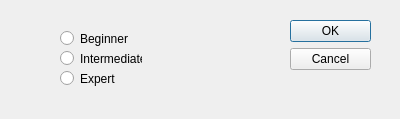
<?xml version="1.0" encoding="UTF-8"?>
<ui version="4.0">
 <class>Difficulty</class>
 <widget class="QDialog" name="Difficulty">
  <property name="geometry">
   <rect>
    <x>0</x>
    <y>0</y>
    <width>400</width>
    <height>119</height>
   </rect>
  </property>
  <property name="windowTitle">
   <string>Choose Difficulty</string>
  </property>
  <widget class="QDialogButtonBox" name="buttonBox">
   <property name="geometry">
    <rect>
     <x>290</x>
     <y>20</y>
     <width>81</width>
     <height>241</height>
    </rect>
   </property>
   <property name="orientation">
    <enum>Qt::Vertical</enum>
   </property>
   <property name="standardButtons">
    <set>QDialogButtonBox::Cancel|QDialogButtonBox::Ok</set>
   </property>
  </widget>
  <widget class="QRadioButton" name="radioButton">
   <property name="geometry">
    <rect>
     <x>60</x>
     <y>30</y>
     <width>82</width>
     <height>17</height>
    </rect>
   </property>
   <property name="text">
    <string>Beginner</string>
   </property>
  </widget>
  <widget class="QRadioButton" name="radioButton_2">
   <property name="geometry">
    <rect>
     <x>60</x>
     <y>50</y>
     <width>82</width>
     <height>17</height>
    </rect>
   </property>
   <property name="text">
    <string>Intermediate</string>
   </property>
  </widget>
  <widget class="QRadioButton" name="radioButton_3">
   <property name="geometry">
    <rect>
     <x>60</x>
     <y>70</y>
     <width>82</width>
     <height>17</height>
    </rect>
   </property>
   <property name="text">
    <string>Expert</string>
   </property>
  </widget>
 </widget>
 <tabstops>
  <tabstop>radioButton</tabstop>
  <tabstop>radioButton_2</tabstop>
  <tabstop>radioButton_3</tabstop>
  <tabstop>buttonBox</tabstop>
 </tabstops>
 <resources/>
 <connections>
  <connection>
   <sender>buttonBox</sender>
   <signal>accepted()</signal>
   <receiver>Difficulty</receiver>
   <slot>accept()</slot>
   <hints>
    <hint type="sourcelabel">
     <x>248</x>
     <y>254</y>
    </hint>
    <hint type="destinationlabel">
     <x>157</x>
     <y>118</y>
    </hint>
   </hints>
  </connection>
  <connection>
   <sender>buttonBox</sender>
   <signal>rejected()</signal>
   <receiver>Difficulty</receiver>
   <slot>reject()</slot>
   <hints>
    <hint type="sourcelabel">
     <x>316</x>
     <y>260</y>
    </hint>
    <hint type="destinationlabel">
     <x>286</x>
     <y>118</y>
    </hint>
   </hints>
  </connection>
 </connections>
</ui>
